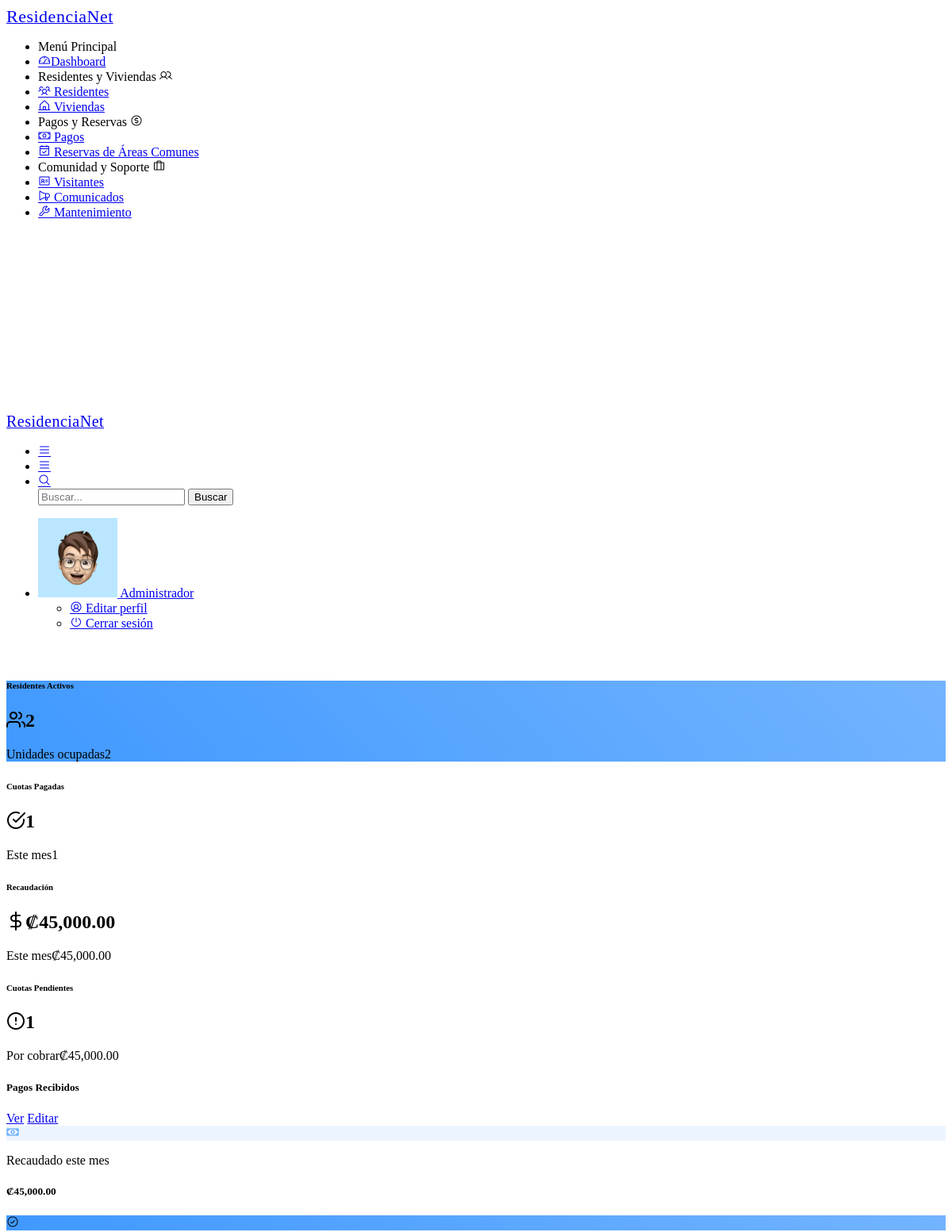
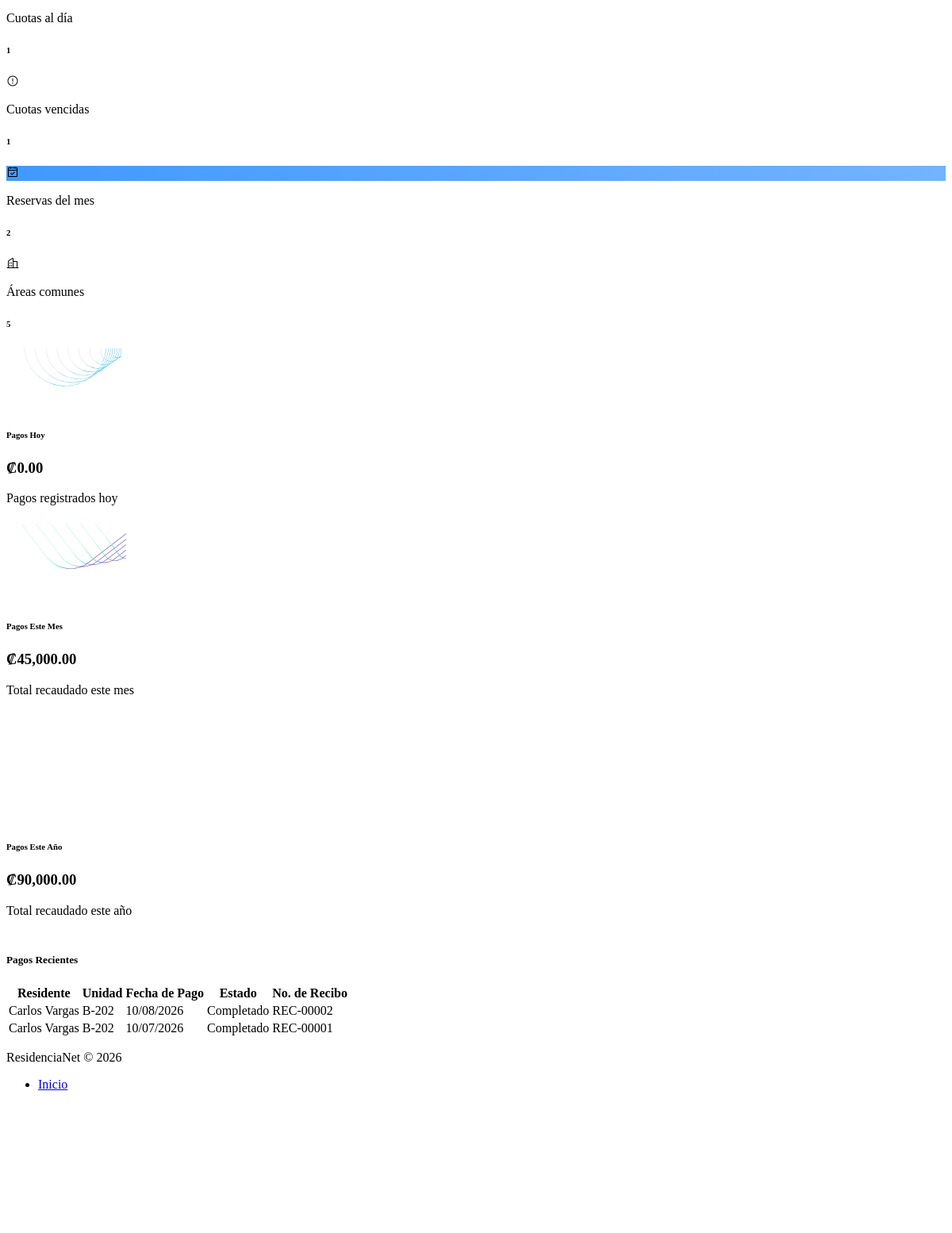
The app's page /dashboard/index (signed in) with its own data (2 pictures, top to bottom).
### tables this page shows
CREATE TABLE IF NOT EXISTS pagos (
    id INT AUTO_INCREMENT PRIMARY KEY,
    cuota_id INT NOT NULL UNIQUE,
    monto DECIMAL(10,2) NOT NULL,
    fecha_pago DATETIME NOT NULL,
    metodo_pago VARCHAR(50) NOT NULL,
    numero_recibo VARCHAR(20) UNIQUE,
    estado ENUM('Completado') DEFAULT 'Completado',
    created_at TIMESTAMP DEFAULT CURRENT_TIMESTAMP,

    FOREIGN KEY (cuota_id)
        REFERENCES cuotas(id)
        ON DELETE CASCADE
);

CREATE TABLE IF NOT EXISTS residentes (
    id INT AUTO_INCREMENT PRIMARY KEY,
    nombre VARCHAR(100) NOT NULL,
    cedula VARCHAR(30) NOT NULL UNIQUE,
    vivienda_id INT NOT NULL,
    tipo_residente ENUM('Propietario', 'Inquilino', 'Familiar') NOT NULL,
    telefono VARCHAR(30) NOT NULL,
    correo VARCHAR(100) NOT NULL,
    fecha_ingreso DATE NOT NULL,
    estado ENUM('Activo', 'Inactivo') DEFAULT 'Activo',
    observaciones TEXT,
    created_at TIMESTAMP DEFAULT CURRENT_TIMESTAMP,
    FOREIGN KEY (vivienda_id) REFERENCES viviendas(id)
);

CREATE TABLE IF NOT EXISTS viviendas (
    id INT AUTO_INCREMENT PRIMARY KEY,
    identificador VARCHAR(50) NOT NULL,
    tipo ENUM('Apartamento', 'Casa', 'Local Comercial') NOT NULL,
    propietario VARCHAR(100),
    area DECIMAL(10,2) NOT NULL,
    num_habitantes INT DEFAULT 0,
    estado ENUM('Disponible', 'Ocupada', 'En mantenimiento') DEFAULT 'Disponible',
    observaciones TEXT,
    created_at TIMESTAMP DEFAULT CURRENT_TIMESTAMP
);

### app/views/dashboard/index.php (the view, shortened to what the rows shown need)
<?php
  include '../app/views/layouts/header.php';
?>
    <div class="pc-container">
      <div class="pc-content">
        <div class="row">
          <div class="col-md-6 col-xl-3">
            <div class="card bg-grd-primary order-card">
              <div class="card-body">
                <h2 class="text-end text-white"><i class="feather icon-users float-start"></i><span><?= $residentesActivos ?></span> </h2>
              </div>
            </div>
          </div>
          <div class="col-md-6 col-xl-3">
            <div class="card bg-grd-success order-card">
              <div class="card-body">
                <h2 class="text-end text-white"><i class="feather icon-check-circle float-start"></i><span><?= $cuotasPagadasMes ?></span> </h2>
              </div>
            </div>
          </div>
          <div class="col-md-6 col-xl-3">
            <div class="card bg-grd-warning order-card">
              <div class="card-body">
                <h2 class="text-end text-white"><i class="feather icon-dollar-sign float-start"></i><span>₡<?= number_format($pagosMes, 2) ?></span></h2>
              </div>
            </div>
          </div>
          <div class="col-md-6 col-xl-3">
            <div class="card bg-grd-danger order-card">
              <div class="card-body">
                <h2 class="text-end text-white"><i class="feather icon-alert-circle float-start"></i><span><?= $cuotasPendientesMes ?></span></h2>
              </div>
            </div>
          </div>
          <div class="col-sm-12">
            <div class="card table-card">
              <div class="card-body p-0">
                <div class="table-responsive">
                  <table class="table">
                    <tr>
                      <th>Residente</th>
                      <th>Unidad</th>
                      <th>Fecha de Pago</th>
                      <th>Estado</th>
                      <th>No. de Recibo</th>
                    </tr>
                    <?php if (!empty($pagosRecientes)): ?>
                      <?php foreach ($pagosRecientes as $pago): ?>
                        <tr>
                          <td><?= htmlspecialchars($pago['residente_nombre']) ?></td>
                          <td><?= htmlspecialchars($pago['vivienda_identificador']) ?></td>
                          <td><?= htmlspecialchars(date('d/m/Y', strtotime($pago['fecha_pago']))) ?></td>
                          <td><span class="badge bg-light-success"><?= htmlspecialchars($pago['estado']) ?></span></td>
                          <td><?= htmlspecialchars($pago['numero_recibo']) ?></td>
                        </tr>
                      <?php endforeach; ?>
                    <?php else: ?>
                      <tr>
                        <td colspan="5" class="text-center text-muted py-4">Aún no hay pagos registrados</td>
                      </tr>
                    <?php endif; ?>
                  </table>
                </div>
              </div>
            </div>
          </div>
        </div>
      </div>
    </div>
<?php
  include '../app/views/layouts/scripts.php';
?>

### records on screen
pagos: residentes.nombre "Carlos Vargas", viviendas.identificador "B-202", fecha_pago "10/08/2026", estado "Completado", numero_recibo "REC-00002"
pagos: residentes.nombre "Carlos Vargas", viviendas.identificador "B-202", fecha_pago "10/07/2026", estado "Completado", numero_recibo "REC-00001"

### other values on screen
$_SESSION['user_name'] "Administrador"
$residentesActivos "2"
$unidadesOcupadas "2"
$cuotasPagadasMes "1"
$pagosMes "45,000.00"
$cuotasPendientesMes "1"
$montoPendienteMes "45,000.00"
$cuotasAlDia "1"
$cuotasVencidas "1"
$reservasMes "2"
$areasComunes "5"
$pagosHoy "0.00"
$pagosAnio "90,000.00"
